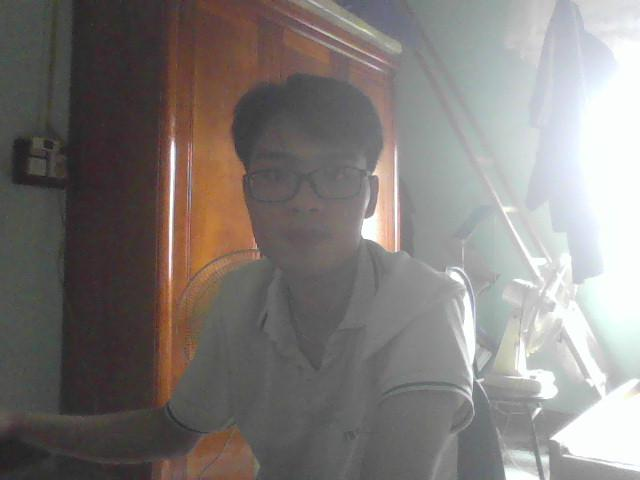
#> input picture attendance_app/data/captures/capture_20261010_110600.jpg, 640 x 480 px
$ python ying.py data/captures/capture_20261010_110600.jpg
#> lines starting #> are read from the running program, lines starting #| are printed output that depends on the picture; after the words box and inside, x2 and y2 are one past the last pixel; in counts of white or black regions, pixels touching at a corner belong together
import numpy as np
import scipy, scipy.signal
import cv2
import sys


def _resize_float(img, size, interpolation=cv2.INTER_CUBIC):
    if isinstance(size, (int, float)):
        width = max(1, int(img.shape[1] * size))
        height = max(1, int(img.shape[0] * size))
        size = (width, height)
    return cv2.resize(img.astype(np.float32), size, interpolation=interpolation)


def computeTextureWeights(fin, sigma, sharpness):
    dt0_v = np.vstack((np.diff(fin, n=1, axis=0), fin[0,:]-fin[-1,:]))
    dt0_h = np.vstack((np.diff(fin, n=1, axis=1).conj().T, fin[:,0].conj().T-fin[:,-1].conj().T)).conj().T

    gauker_h = scipy.signal.convolve2d(dt0_h, np.ones((1,sigma)), mode='same')
    gauker_v = scipy.signal.convolve2d(dt0_v, np.ones((sigma,1)), mode='same')

    W_h = 1/(np.abs(gauker_h)*np.abs(dt0_h)+sharpness)
    W_v = 1/(np.abs(gauker_v)*np.abs(dt0_v)+sharpness)

    return  W_h, W_v

def solveLinearEquation(IN, wx, wy, lamda):
    [r, c] = IN.shape
    k = r * c
    dx =  -lamda * wx.flatten('F')
    dy =  -lamda * wy.flatten('F')
    tempx = np.roll(wx, 1, axis=1)
    tempy = np.roll(wy, 1, axis=0)
    dxa = -lamda *tempx.flatten('F')
    dya = -lamda *tempy.flatten('F')
    tmp = wx[:,-1]
    tempx = np.concatenate((tmp[:,None], np.zeros((r,c-1))), axis=1)
    tmp = wy[-1,:]
    tempy = np.concatenate((tmp[None,:], np.zeros((r-1,c))), axis=0)
    dxd1 = -lamda * tempx.flatten('F')
    dyd1 = -lamda * tempy.flatten('F')

    wx[:,-1] = 0
    wy[-1,:] = 0
    dxd2 = -lamda * wx.flatten('F')
    dyd2 = -lamda * wy.flatten('F')

    Ax = scipy.sparse.spdiags(np.concatenate((dxd1[:,None], dxd2[:,None]), axis=1).T, np.array([-k+r,-r]), k, k)
    Ay = scipy.sparse.spdiags(np.concatenate((dyd1[None,:], dyd2[None,:]), axis=0), np.array([-r+1,-1]), k, k)
    D = 1 - ( dx + dy + dxa + dya)
    A = ((Ax+Ay) + (Ax+Ay).conj().T + scipy.sparse.spdiags(D, 0, k, k)).T

    tin = IN[:,:]
    tout = scipy.sparse.linalg.spsolve(A.tocsr(), tin.flatten('F'))
    OUT = np.reshape(tout, (r, c), order='F')

    return OUT


def tsmooth(img, lamda=0.01, sigma=3.0, sharpness=0.001):
    I = np.clip(
        cv2.normalize(img.astype('float64'), None, 0.0, 1.0, cv2.NORM_MINMAX),
        0.0,
        1.0,
    )
    x = np.copy(I)
    wx, wy = computeTextureWeights(x, sigma, sharpness)
    S = solveLinearEquation(I, wx, wy, lamda)
    return S

def rgb2gm(I):
    if (I.shape[2] == 3):
        I = cv2.normalize(I.astype('float64'), None, 0.0, 1.0, cv2.NORM_MINMAX)
        I = np.abs((I[:,:,0]*I[:,:,1]*I[:,:,2]))**(1/3)

    return I

def applyK(I, k, a=-0.3293, b=1.1258):
    I = np.clip(I, 0.0, 1.0)
    f = lambda x: np.exp((1-x**a)*b)
    beta = f(k)
    gamma = k**a
    J = (I**gamma)*beta
    return J

def entropy(X):
    tmp = X * 255
    tmp[tmp > 255] = 255
    tmp[tmp<0] = 0
    tmp = tmp.astype(np.uint8)
    _, counts = np.unique(tmp, return_counts=True)
    pk = np.asarray(counts)
    pk = 1.0*pk / np.sum(pk, axis=0)
    S = -np.sum(pk * np.log2(pk), axis=0)
    return S

def maxEntropyEnhance(I, isBad, a=-0.3293, b=1.1258):
    # Esatimate k
    tmp = cv2.resize(I, (50,50), interpolation=cv2.INTER_AREA)
    tmp[tmp<0] = 0
    tmp = tmp.real
    Y = rgb2gm(tmp)

    isBad = isBad * 1
    isBad = _resize_float(isBad, (50, 50))
    isBad[isBad<0.5] = 0
    isBad[isBad>=0.5] = 1
    Y = Y[isBad==1]

    if Y.size == 0:
       J = I
       return J

    f = lambda k: -entropy(applyK(Y, k))
    opt_k = scipy.optimize.fminbound(f, 1, 7)

    # Apply k
    J = applyK(I, opt_k, a, b) - 0.01
    return J


def Ying_2017_CAIP(img, mu=0.5, a=-0.3293, b=1.1258):
    lamda = 0.5
    sigma = 5
    I = cv2.normalize(img.astype('float64'), None, 0.0, 1.0, cv2.NORM_MINMAX)

    # Weight matrix estimation
    t_b = np.max(I, axis=2)
    t_our = cv2.resize(tsmooth(_resize_float(t_b, 0.5), lamda, sigma), (t_b.shape[1], t_b.shape[0]), interpolation=cv2.INTER_AREA)

    # Apply camera model with k(exposure ratio)
    isBad = t_our < 0.5
    J = maxEntropyEnhance(I, isBad)

    # W: Weight Matrix
    t = np.zeros((t_our.shape[0], t_our.shape[1], I.shape[2]))
    for i in range(I.shape[2]):
        t[:,:,i] = t_our
    W = t**mu

    I2 = I*W
    J2 = J*(1-W)

    result = I2 + J2
    result = result * 255
    result[result > 255] = 255
    result[result<0] = 0
    return result.astype(np.uint8)

def main():
    img_name = sys.argv[1]
    img = cv2.imread(img_name, cv2.IMREAD_COLOR)
#> img is the input picture: shape (480, 640, 3); mean B, G, R 120.9, 123.7, 128.7
    if img is None:
        raise FileNotFoundError(f"Could not read image: {img_name}")
    result = Ying_2017_CAIP(img)
#> in solveLinearEquation, `tempy = np.roll(wy, 1, axis=0)`:
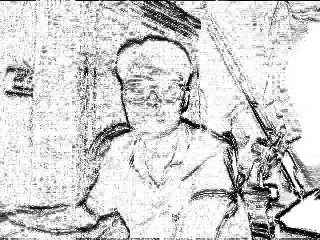
#> tempy: shape (240, 320) float64; min 3.58, max 1000, mean 821; drawn with min black and max white
#> in solveLinearEquation, `tmp = wx[:,-1]`: tmp = 240 values, max 4.61 at index 239, min 1.12 at index 228, mean 1.9
#> in solveLinearEquation, `tempx = np.concatenate((tmp[:,None], np.zeros((r,c-1))), axis=1)`:
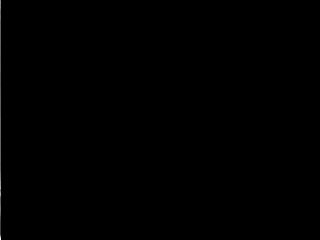
#> tempx: shape (240, 320) float64; min 0, max 4.61, mean 0.00593; drawn with min black and max white
#> in solveLinearEquation, `tmp = wy[-1,:]`: tmp = 320 values, max 998.9 at index 73, min 5.96 at index 155, mean 166.6
#> in solveLinearEquation, `wx[:,-1] = 0`: wx: shape (240, 320) float64; min 0, max 1000, mean 762.7
#> in solveLinearEquation, `wy[-1,:] = 0`:
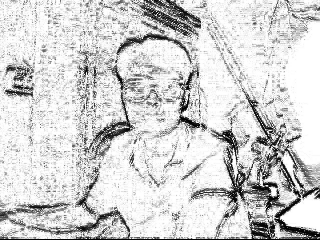
#> wy: shape (240, 320) float64; min 0, max 1000, mean 820.3; drawn with min black and max white
#> in Ying_2017_CAIP, `isBad = t_our < 0.5`:
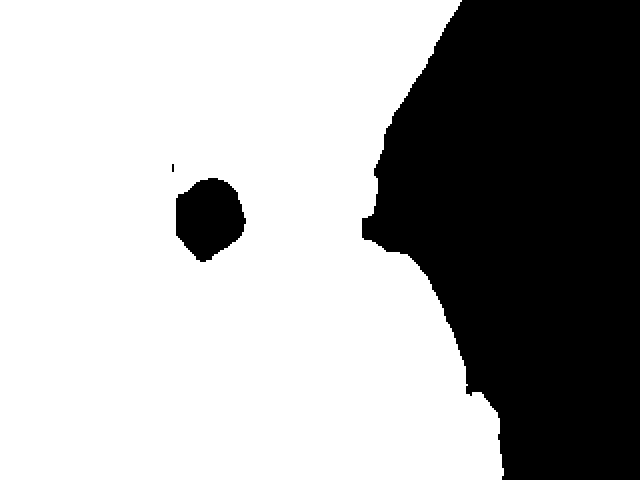
#> isBad: shape (480, 640) bool; 66% white; 3 black regions (1 under 20 px), largest, box (x1, y1, x2, y2) and area: (362, 0, 640, 480) 100056, (176, 178, 246, 262) 4280
#> in maxEntropyEnhance, `isBad[isBad<0.5] = 0`: isBad: shape (50, 50) float32; min 0, max 1.16, mean 0.659
#> in maxEntropyEnhance, `isBad[isBad>=0.5] = 1`:
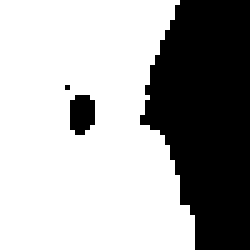
#> isBad: shape (50, 50) float32 (shown 5 times larger); values 0 (black) and 1 (white), 66% white; 3 black regions (1 under 20 px), largest, box (x1, y1, x2, y2) and area: (28, 0, 50, 50) 816, (14, 19, 19, 27) 34
#> in maxEntropyEnhance, `Y = Y[isBad==1]`: Y = 1649 values, max 0.613 at index 708, min 6.99e-08 at index 1571, mean 0.223
#> in applyK, `I = np.clip(I, 0.0, 1.0)`: I has the same summary as Y in maxEntropyEnhance
#> in applyK, `J = (I**gamma)*beta`: J = 1649 values, max 1.04 at index 708, min 2.12e-05 at index 1571, mean 0.502
#> in entropy, `tmp = X * 255`: tmp = 1649 values, max 263.9 at index 708, min 0.0054 at index 1571, mean 128
#> in entropy, `tmp = tmp.astype(np.uint8)`: tmp = 1649 values, max 255 at index 708, min 0 at index 1571, mean 127.5
#> in entropy, `_, counts = np.unique(tmp, return_counts=True)`: counts = 229 values, max 23 at index 28, min 1 at index 0, mean 7.2
#> in entropy, `pk = np.asarray(counts)`: pk has the same summary as counts
#> in entropy, `pk = 1.0*pk / np.sum(pk, axis=0)`: pk = 229 values, max 0.0139 at index 28, min 0.000606 at index 0, mean 0.00437
#> in entropy, `S = -np.sum(pk * np.log2(pk), axis=0)`: S = 7.52
#> in maxEntropyEnhance, `opt_k = scipy.optimize.fminbound(f, 1, 7)`: opt_k = 3.84
#> in Ying_2017_CAIP, `J2 = J*(1-W)`:
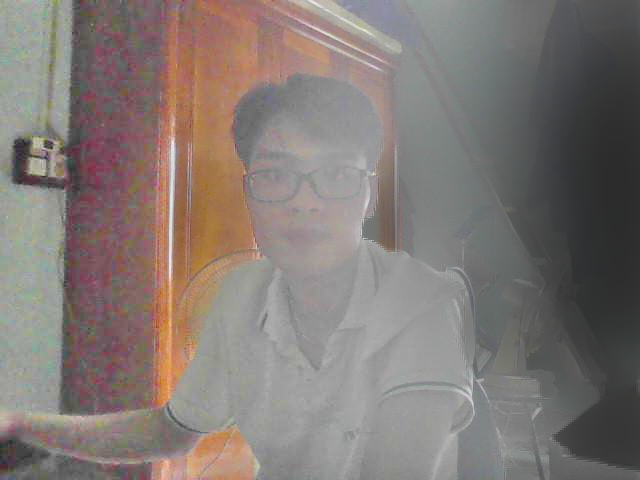
#> J2: shape (480, 640, 3) float64; mean of channels 0, 1, 2 0.227, 0.235, 0.253; drawn with min black and max white
#> in Ying_2017_CAIP, `result = I2 + J2`:
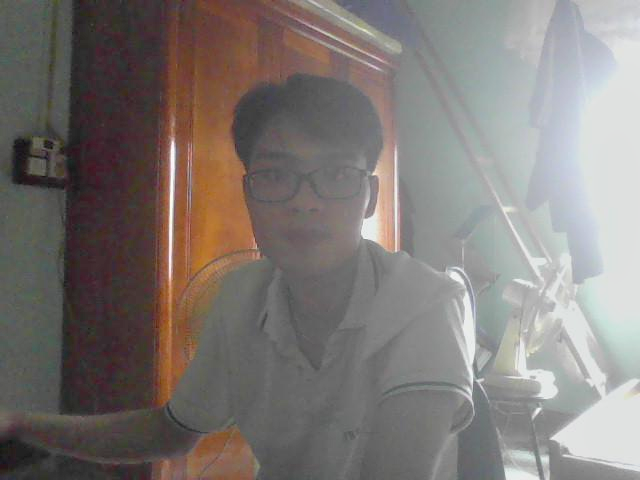
#> result: shape (480, 640, 3) float64; mean B, G, R 0.533, 0.549, 0.578; drawn with min black and max white
#> in Ying_2017_CAIP, `result[result > 255] = 255`: result: shape (480, 640, 3) float64; mean B, G, R 135.4, 139.3, 147
#> in Ying_2017_CAIP, `result[result<0] = 0`: result: shape (480, 640, 3) float64; mean B, G, R 135.4, 139.3, 147
    cv2.imshow("Ying 2017 enhancement", result)
    cv2.waitKey(0)
    cv2.destroyAllWindows()

if __name__ == '__main__':
    main()

$ run again, on attendance_app/data/captures/capture_20261025_220526.jpg
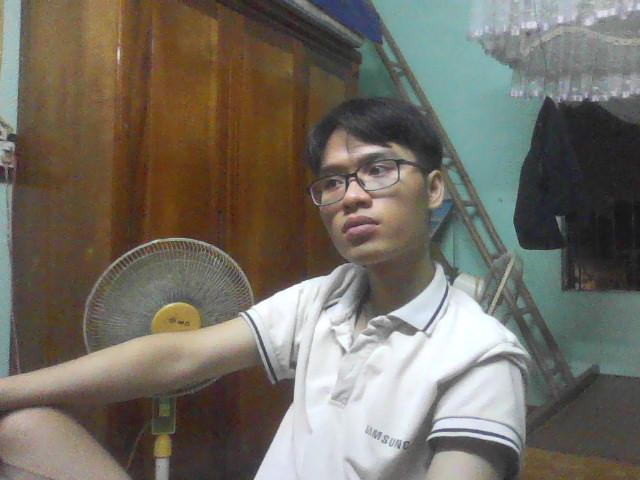
#> input picture attendance_app/data/captures/capture_20261025_220526.jpg, 640 x 480 px
#> in main, img is the input picture: shape (480, 640, 3); mean B, G, R 99.6, 109.6, 115
#> in solveLinearEquation, `tmp = wx[:,-1]`: tmp = 240 values, max 982.3 at index 235, min 2.45 at index 103, mean 95.03
#> in solveLinearEquation, `tmp = wy[-1,:]`: tmp = 320 values, max 992.4 at index 109, min 1.48 at index 135, mean 137.5
#> wx: shape (240, 320) float64; min 0, max 1000, mean 636
#> wy: shape (240, 320) float64; min 0, max 1000, mean 656.6
#> in maxEntropyEnhance, `isBad[isBad>=0.5] = 1`:
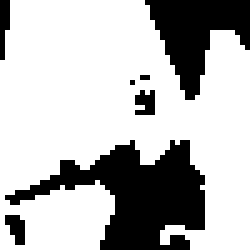
#> isBad: shape (50, 50) float32 (shown 5 times larger); values 0 (black) and 1 (white), 72.5% white; 7 black regions (5 under 20 px), largest, box (x1, y1, x2, y2) and area: (1, 28, 41, 50) 418, (29, 0, 50, 20) 216
#> Y = 1812 values, max 0.614 at index 559, min 5.59e-07 at index 770, mean 0.258
#> in applyK, `I = np.clip(I, 0.0, 1.0)`: I has the same summary as Y in maxEntropyEnhance
#> in applyK, `J = (I**gamma)*beta`: J = 1812 values, max 1.04 at index 559, min 8.62e-05 at index 770, mean 0.563
#> in entropy, `tmp = X * 255`: tmp = 1812 values, max 264.3 at index 559, min 0.022 at index 770, mean 143.5
#> in entropy, `tmp = tmp.astype(np.uint8)`: tmp = 1812 values, max 255 at index 318, min 0 at index 770, mean 143
#> counts = 205 values, max 31 at index 88, min 1 at index 0, mean 8.84
#> in entropy, `pk = np.asarray(counts)`: pk has the same summary as counts
#> in entropy, `pk = 1.0*pk / np.sum(pk, axis=0)`: pk = 205 values, max 0.0171 at index 88, min 0.000552 at index 0, mean 0.00488
#> S = 7.38
#> opt_k = 3.36
#> in Ying_2017_CAIP, `result = I2 + J2`:
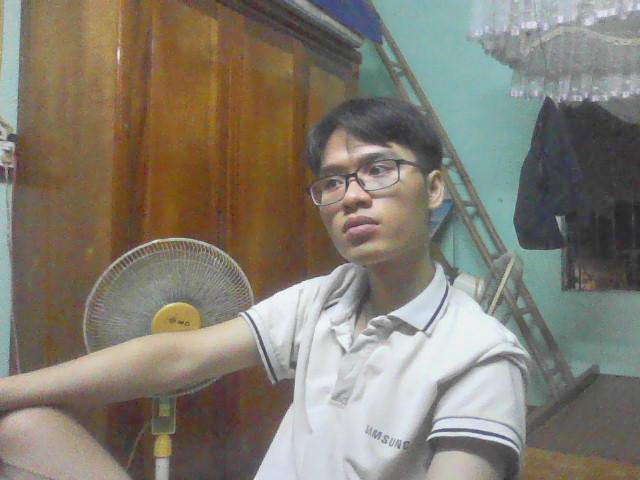
#> result: shape (480, 640, 3) float64; mean B, G, R 0.484, 0.535, 0.562; drawn with min black and max white
